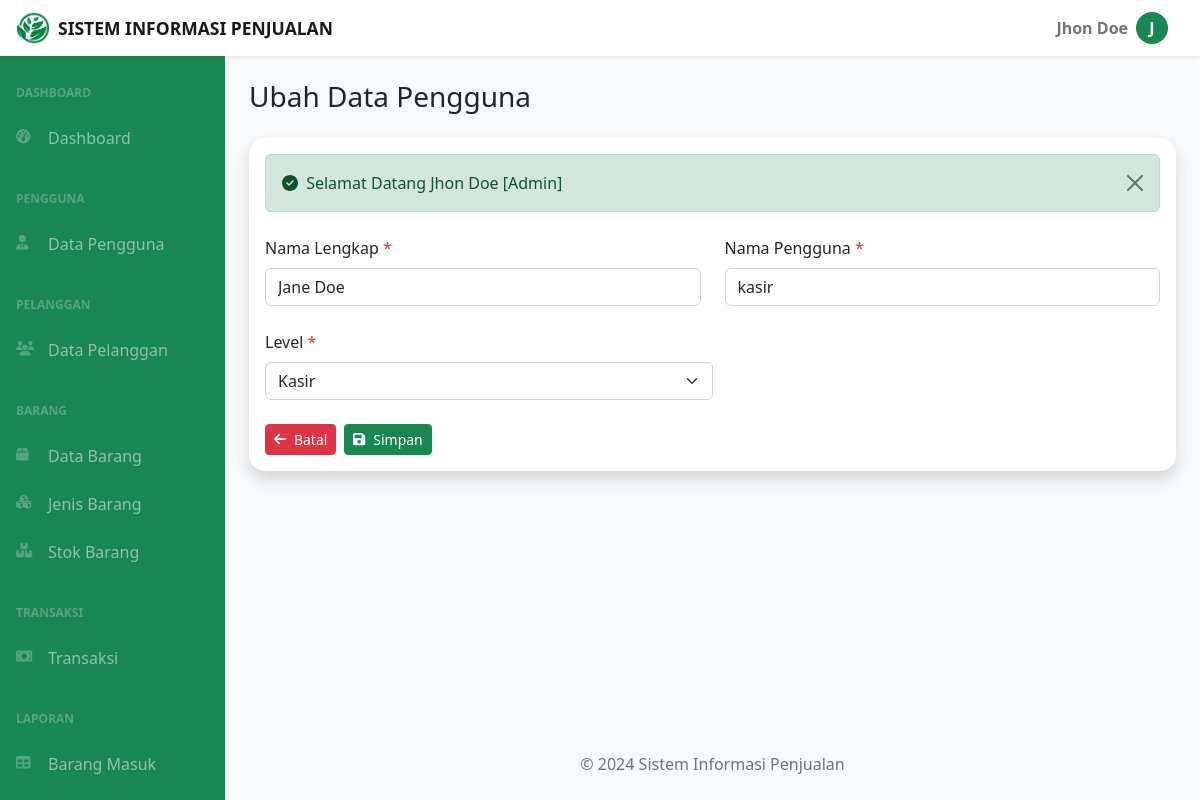
Page /dashboard.php?page=user-ubah&id_user=us66d7ae3b2f367 (signed in) on the committed database.
### tables this page shows
CREATE TABLE `user` (
  `id_user` char(15) NOT NULL,
  `nama_user` varchar(255) NOT NULL,
  `username` varchar(255) NOT NULL,
  `password` varchar(255) NOT NULL,
  `level` enum('Admin','Kasir') NOT NULL
);

### user-ubah.php (the view, shortened to what this page needs)
<?php
if (isset($_GET['id_user'])) {
    $id_user = $_GET['id_user'];
    $ambil_data = mysqli_query($koneksi, "SELECT * FROM user WHERE id_user='$id_user'");
    if (mysqli_num_rows($ambil_data) > 0) {
        $data = mysqli_fetch_array($ambil_data);
    } else {
        $_SESSION['warning'] = "Data tidak ditemukan!";
        echo "<script>window.location.href = 'media.php?page=data_user';</script>";
        exit();
    }
}
?>
<div class="container-fluid px-4">
    <div class="d-flex justify-content-between align-items-center gap-2 my-4">
        <h3 class="mb-0">Ubah Data Pengguna</h3>
    </div>
    <div class="card rounded-4 border-0 shadow mb-4">
        <div class="card-body">
            <?php include('alerts.php') ?>
            <form method="post" action="action.php?ubah_user=<?= $data['id_user'] ?>">
                <div class="row">
                    <div class="col-md-6">
                        <div class="form-group mb-4">
                            <label class="form-label" for="nama_user">Nama Lengkap <span class="text-danger">*</span></label>
                            <input class="form-control <?= (isset($_SESSION['errors']['nama_user'])) ? 'is-invalid' : ''; ?>" name="nama_user" value="<?= $data['nama_user'] ?>" id="nama_user" type="text" placeholder="Masukan Nama Lengkap" />
                        </div>
                    </div>
                    <div class="col-md-6">
                        <div class="form-group mb-4">
                            <label class="form-label" for="username">Nama Pengguna <span class="text-danger">*</span></label>
                            <input class="form-control <?= (isset($_SESSION['errors']['username'])) ? 'is-invalid' : ''; ?>" name="username" value="<?= $data['username'] ?>" id="username" type="text" placeholder="Masukan Nama Pengguna" />
                        </div>
                    </div>
                </div>
                <div class="col-md-6">
                    <div class="form-group mb-4">
                        <label class="form-label" for="level">Level <span class="text-danger">*</span></label>
                        <select class="form-select <?= (isset($_SESSION['errors']['level'])) ? 'is-invalid' : ''; ?>" name="level" id="level">
                            <option value="Kasir" <?= ($data['level'] == 'Kasir') ? 'selected' : ''; ?>>Kasir</option>
                        </select>
                    </div>
                </div>
                <div class="d-flex gap-2">
                    <a href="dashboard.php?page=user-data" class="btn btn-danger btn-sm"><i class="fa fa-arrow-left me-1"></i> Batal</a>
                    <button class="btn btn-success btn-sm" type="submit"><i class="fa fa-save me-1"></i> Simpan</button>
                </div>
            </form>
        </div>
    </div>
</div>

### rows in the picture
user: nama_user "Jane Doe", username "kasir", level "Kasir"

### other values in the picture
$app_name "SISTEM INFORMASI PENJUALAN"
$_SESSION['nama_user'] "Jhon Doe"
substr(explode(' ', $_SESSION['nama_user'])[0], 0, 1) "J"
$_SESSION['success'] "Selamat Datang Jhon Doe [Admin]"
$app_name "Sistem Informasi Penjualan"
